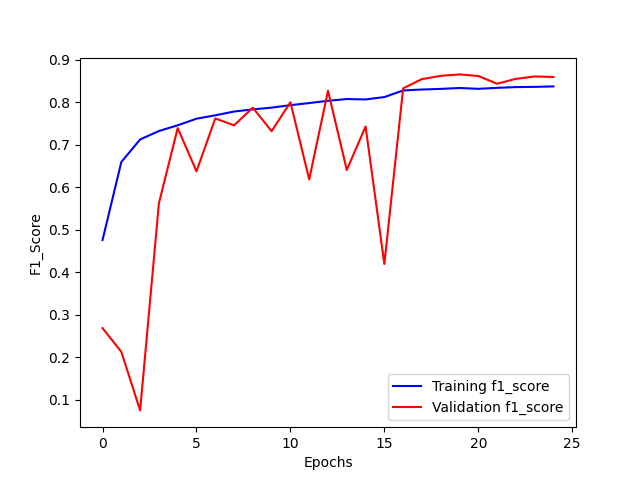

This figure's Python source:
# %%
# Pour la manipulation de tableaux
import numpy as np

# Imports nécessaires pour construire un modèle CNN avec l'API fonctionnelle de Keras
from tensorflow.keras.layers import Input, Dense
from tensorflow.keras.models import Model,load_model
from tensorflow.keras.layers import Dropout 
from tensorflow.keras.layers import Flatten
from tensorflow.keras.layers import Conv2D 
from tensorflow.keras.layers import MaxPooling2D
from tensorflow.keras.layers import Rescaling
from tensorflow.keras.layers import BatchNormalization,GlobalAveragePooling2D
from tensorflow.keras.preprocessing import image_dataset_from_directory
from tensorflow.keras.regularizers import l2
from sklearn.metrics import f1_score, accuracy_score, classification_report
from sklearn.utils.class_weight import compute_class_weight

# Pour encoder les labels
from tensorflow.keras.utils import to_categorical 

# Pour évaluer les performances 
from sklearn import metrics

# Pour visualiser les performances
import matplotlib.pyplot as plt
from matplotlib import cm
import seaborn as sns
import keras



# %%
import tensorflow as tf
tf.config.list_physical_devices('GPU')

# %%
train_ds = image_dataset_from_directory(
    directory="../../../COVID-19_Radiography_Dataset_split/train_augmented/",                                 
    image_size=(299, 299),
    batch_size = 32,
    labels="inferred",
    shuffle=True,
    seed=42,
    color_mode='grayscale'
    
)

# %%
train_ds_not_augmented = image_dataset_from_directory(
    directory="../../../COVID-19_Radiography_Dataset_split/train/",                                 
    image_size=(299, 299),
    batch_size = 32,
    labels="inferred",
    shuffle=True,
    seed = 42,
    color_mode='grayscale'
)



# %%
val_ds = image_dataset_from_directory(
    directory="../../../COVID-19_Radiography_Dataset_split/validation/",                                 
    image_size=(299, 299),
    batch_size = 32,
    labels="inferred",
    seed = 42,
    shuffle=True,
    color_mode='grayscale'
)



# %%
test_ds = image_dataset_from_directory(
    directory="../../../COVID-19_Radiography_Dataset_split/test/",                                 
    image_size=(299, 299),
    batch_size = 32,
    labels="inferred",
    seed = 42,
    shuffle=True,
    color_mode='grayscale'
)

# à calculer sur les labels du train 
y_train_not_augmented = np.concatenate([labels for images, labels in train_ds_not_augmented], axis=0)
class_weights = compute_class_weight('balanced', classes=np.unique(y_train_not_augmented), y=y_train_not_augmented)
class_weight_dict = dict(enumerate(class_weights))


# %%
from tensorflow.keras.callbacks import Callback
from timeit import default_timer as timer

class TimingCallback(Callback):
    def __init__(self, logs={}):
        self.logs=[]
    def on_epoch_begin(self, epoch, logs={}):
        self.starttime = timer()
    def on_epoch_end(self, epoch, logs={}):
        self.logs.append(timer()-self.starttime)

@keras.saving.register_keras_serializable()
class SparseF1Score(tf.keras.metrics.F1Score):
    """F1Score de Keras adaptée aux labels sparses (entiers) plutôt que one-hot."""
    def __init__(self, num_classes, **kwargs):
        super().__init__(**kwargs)
        self.num_classes_ = num_classes

    def update_state(self, y_true, y_pred, sample_weight=None):
        y_true = tf.one_hot(tf.cast(tf.reshape(y_true, [-1]), tf.int32), depth=self.num_classes_)
        return super().update_state(y_true, y_pred, sample_weight)

# %%
from tensorflow.keras.callbacks import ReduceLROnPlateau, EarlyStopping

early_stopping = EarlyStopping(
    patience=5,
    min_delta=0.01,
    verbose=1,
    mode='max',
    monitor='val_f1_score')

reduce_learning_rate = ReduceLROnPlateau(
                                    monitor="val_f1_score",
                                    patience=3, # si val_f1_score stagne sur 3 epochs consécutives selon la valeur min_delta
                                    min_delta=0.01,
                                    factor=0.1,  # On réduit le learning rate d'un facteur 0.1
                                    cooldown=4,  # On attend 4 epochs avant de réitérer 
                                    mode='max',
                                    verbose=1)

time_callback = TimingCallback()

# %%
# Instanciation des couches
inputs = Input(shape=(299, 299, 1), name="Input")

normalization_layer=Rescaling(1./255)

#layer 1 à 3
layer1 = Conv2D(
    filters=32,
    kernel_size=(3, 3),
    padding='same',
    activation='relu',
    name='conv_layer1',
    #kernel_regularizer=l2(1e-4)
)

layer2=BatchNormalization(name="BatchNormalization1")

layer3 = MaxPooling2D(
    pool_size=(2, 2),
    name='max_pooling_layer1'
)
#layer 4 à 6
layer4 = Conv2D(
    filters=64,
    kernel_size=(3, 3),
    padding='same',
    activation='relu',
    name='conv_layer2',
    #kernel_regularizer=l2(1e-4)
)

layer5=BatchNormalization(name="BatchNormalization2")

layer6 = MaxPooling2D(
    pool_size=(2, 2),
    name='max_pooling_layer2'
)

#layer 7 à 10

layer7 = GlobalAveragePooling2D()
layer8 = Dropout(rate=0.3)

layer9 = Dense(
    units=128,
    activation='relu',
    name='dense_hidden_layer'
)

layer10 = Dropout(rate=0.3)

output_layer = Dense(
    units=4,
    activation='softmax',
    name='output_layer'
)


# %%
# Utilisation des couches
x= normalization_layer(inputs)
x = layer1(x)
x = layer2(x)
x = layer3(x)
x = layer4(x)
x = layer5(x)
x = layer6(x)
x = layer7(x)
x = layer8(x)
x = layer9(x)
x = layer10(x)



# Création du modèle
outputs = output_layer(x)
model = Model(inputs=inputs, outputs=outputs)

# %%


model.compile(loss='sparse_categorical_crossentropy', # fonction de perte
              optimizer='adam',                # algorithme d'optimisation
              metrics=[SparseF1Score(num_classes=4, average='macro', name='f1_score')])            # métrique d'évaluation

model_history = model.fit(train_ds,
                          validation_data=val_ds,
                          epochs=50,
                          callbacks = [reduce_learning_rate,
                                       early_stopping,
                                       time_callback],
                          #class_weight=class_weight_dict,  # <-- ajouté             
                          shuffle=False) 

model.save('cnn_64.keras')




# %%
# Labels des axes
plt.xlabel('Epochs')
plt.ylabel('F1_Score')

# Courbe de la précision sur l'échantillon d'entrainement
plt.plot(
         model_history.history['f1_score'],
         label='Training f1_score',
         color='blue')

# Courbe de la précision sur l'échantillon de test
plt.plot(
         model_history.history['val_f1_score'], 
         label='Validation f1_score',
         color='red')

# Affichage de la légende
plt.legend()



plt.savefig('cnn_64.png')
np.save('cnn_64.npy',model_history.history)

# Affichage de la figure
plt.show()
